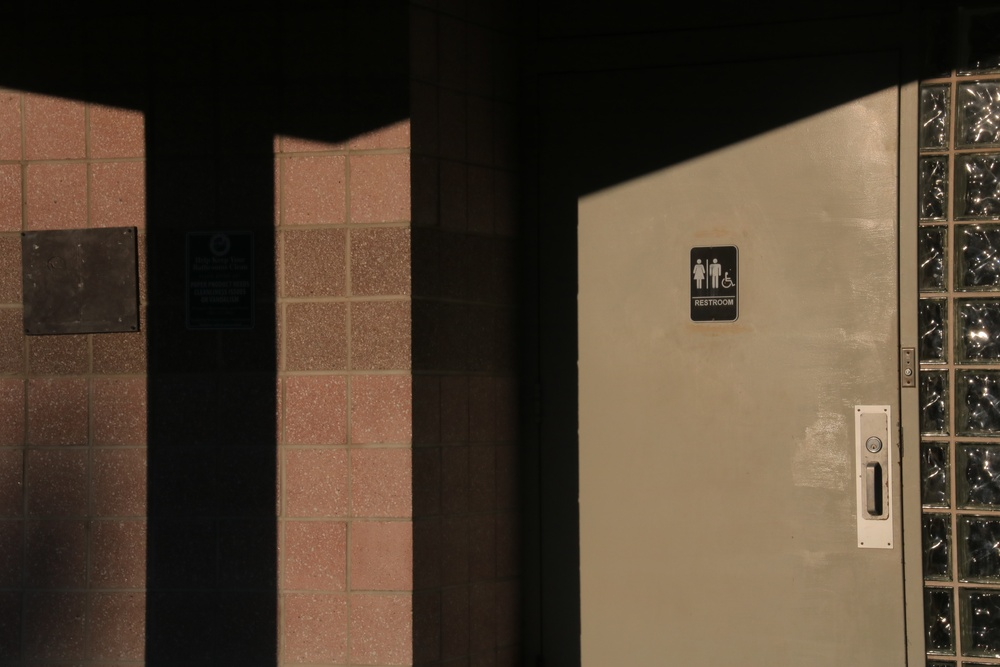
%> input picture HW_02_Ashwathsreedhar_Halemane_DIR/IMG_2548__Needs_Contrast_Enhancement.jpg, 1000 x 667 px, shrunk from 3984 x 2656 before the run
$ octave --eval "virginia_creeper('IMG_2548__Needs_Contrast_Enhancement.jpg');"   (GNU Octave 9; MATLAB toolbox functions it lacks are replaced by stand-ins)
%> lines starting %> are read from the running program, lines starting %| are printed output that depends on the picture; in (x1, y1, x2, y2) boxes, pixels count from 0 and x2, y2 are one past the last pixel; in counts of white or black regions, pixels touching at a corner belong together; the program's own positions count from 1
function virginia_creeper(Name)
%> called with Name = 'IMG_2548__Needs_Contrast_Enhancement.jpg'

virginia = imread(Name)
%> virginia is the input picture: size 667x1000x3 uint8; mean R, G, B 78, 63.6, 48.5

im_gray = im2double( virginia( 2:2:end, 2:2:end, 2) );
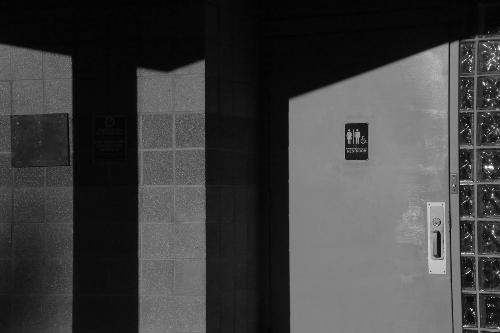
%> im_gray: size 333x500 double; min 0.00392, max 1, mean 0.25

% imshow(virginia)
% imshow(im_gray)


level = graythresh(im_gray);
%> level = 0.278

% disp(level)
level = 0.7;

BW = imbinarize(im_gray, level);
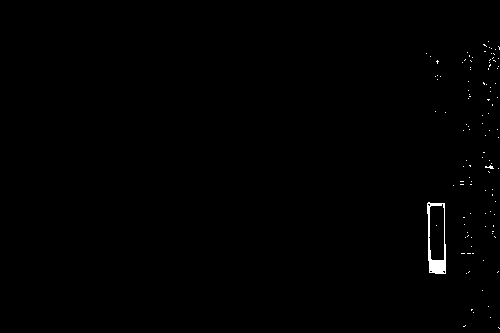
%> BW: size 333x500 logical; 0.4% white; 111 white regions (110 under 20 px), largest, box (x1, y1, x2, y2) and area: (427, 202, 446, 274) 478

% imshowpair(im_gray, BW, 'Binary seg...')
imshow(BW)

% imwrite(BW, "binary_segmented_virginia_creeper.jpg")

end

$ run again, on HW_02_Ashwathsreedhar_Halemane_DIR/IMG_2663_DEER_with_Ears.jpg
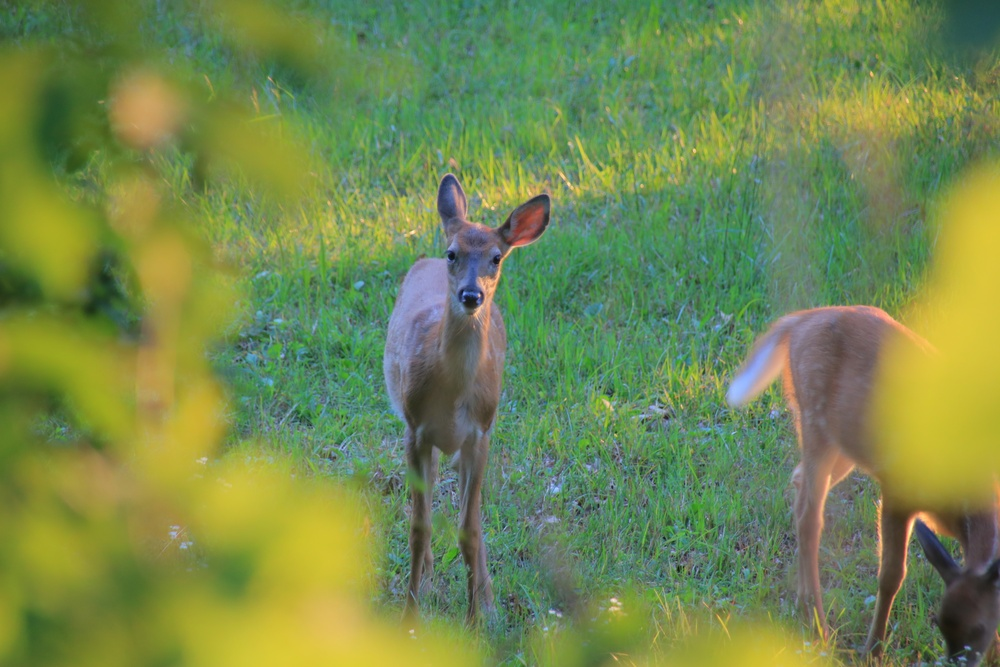
%> input picture HW_02_Ashwathsreedhar_Halemane_DIR/IMG_2663_DEER_with_Ears.jpg, 1000 x 667 px, shrunk from 3984 x 2656 before the run
%> in virginia_creeper, virginia is the input picture: size 667x1000x3 uint8; mean R, G, B 115.7, 136.6, 79.3
%> in virginia_creeper, `im_gray = im2double( virginia( 2:2:end, 2:2:end, 2) );`:
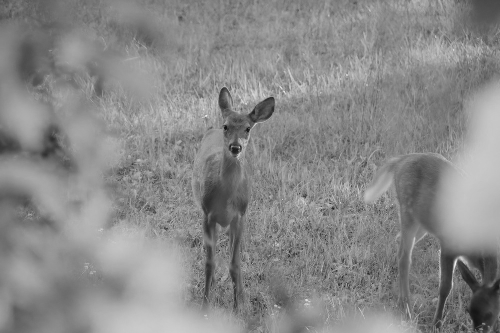
%> im_gray: size 333x500 double; min 0.0627, max 0.961, mean 0.536
%> level = 0.522
%> in virginia_creeper, `BW = imbinarize(im_gray, level);`:
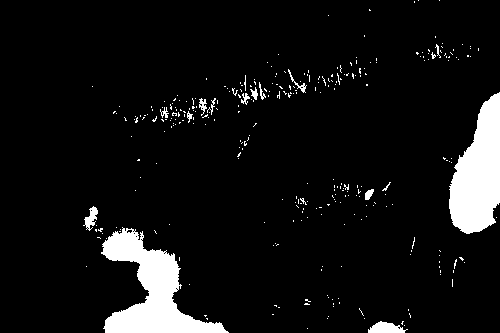
%> BW: size 333x500 logical; 7.3% white; 309 white regions (294 under 20 px), largest, box (x1, y1, x2, y2) and area: (101, 227, 229, 333) 5447, (449, 92, 500, 234) 4808, (368, 321, 408, 333) 308
